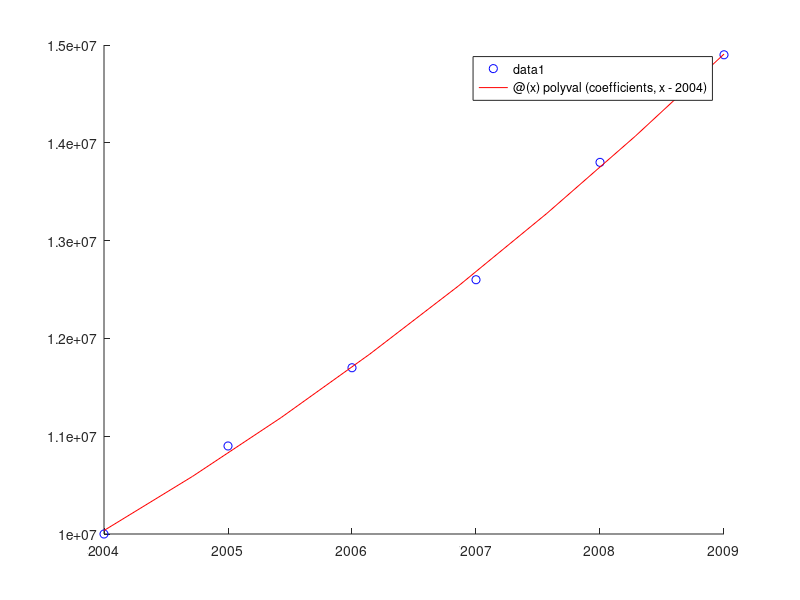

Reproduce this figure in MATLAB.
years = [2004, 2005, 2006, 2007, 2008, 2009];
population = [10, 10.9, 11.7, 12.6, 13.8, 14.9] * 1e6;
coefficients = polyfit(years - 2004, population, 2);
poly_function = @(x) polyval(coefficients, x - 2004);
figure;
scatter(years, population, 'b');
hold on;
fplot(poly_function, [2004, 2009], 'r');
hold off;
double_population = 20.05 * 1e6;
coefficients_adjusted = coefficients;
coefficients_adjusted(end) = coefficients(end) - double_population;
double_2004_size_year = roots(coefficients_adjusted) + 2004;
double_2004_size_year = double_2004_size_year(double_2004_size_year > 2009);
fprintf('t=\n: %.2f\n', double_2004_size_year);
